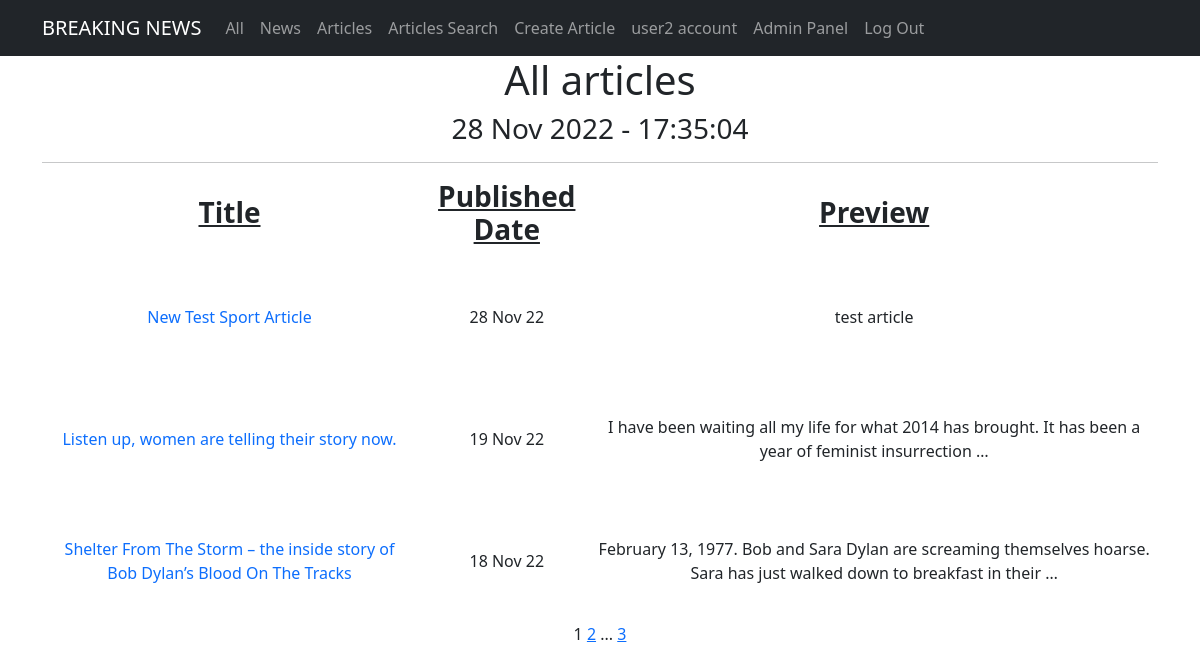
/articles/ (signed in), run on the app's committed database.
### newsportal/models.py (models this page shows, shortened)
class Post(models.Model):
    author = models.ForeignKey(Author, on_delete=models.CASCADE)
    type = models.CharField(max_length=2, choices=TYPES, default=news)
    published_date = models.DateTimeField(auto_now_add=True)
    post_title = models.CharField(max_length=100)
    post_text = models.TextField()
    category = models.ManyToManyField(Category, through="PostCategory")
    post_rating = models.IntegerField(default=0)

### newsportal/views.py (the view)
class ArticlesList(PostsList):
    template_name = 'articles.html'
    def get_queryset(self):
        queryset = super().get_queryset()
        self.filterset = PostFilter(self.request.GET, queryset)
        return self.filterset.qs.filter(type="AR")

### newsportal/templatetags/custom_filters.py (called while the page is built)
@register.filter()
def censor(text):
    if isinstance(text, str):
        wordstocensor = ['fool', 'death', 'suffer']
        text = re.split('(\W+)', text)
        for i, j in enumerate(text):
            for k in wordstocensor:
                if k in j.lower():
                    text[i] = text[i][0] + '*'*(len(text[i]) - 1)
        return ''.join(text)
    else:
        raise Exception("This filter is applicable only to the <class 'str'>")

### newsportal/templatetags/custom_tags.py (called while the page is built)
@register.simple_tag()
def current_time(format_string='%d %b %Y - %H:%M:%S'):
    return datetime.now().astimezone().strftime(format_string)

@register.simple_tag(takes_context=True)
def url_replace(context, **kwargs):
   d = context['request'].GET.copy()
   for k, v in kwargs.items():
       d[k] = v
   return d.urlencode()

### newsportal/views.py (called while the page is built)
    def get_queryset(self):
        queryset = super().get_queryset()
        self.filterset = PostFilter(self.request.GET, queryset)
        return self.filterset.qs

    def get_context_data(self, **kwargs):
        context = super().get_context_data(**kwargs)
        context['filterset'] = self.filterset
        return context

### templates/articles.html (shortened to what this page needs)
<!DOCTYPE html>
{% extends 'posts.html' %}
{% load custom_filters %}
{% load custom_tags %}
{% block content2 %}
<li class="nav-item">
  <a class="nav-link" href="/articles/search/">Articles Search</a>
</li>
<li class="nav-item">
  <a class="nav-link" href="/articles/create/">Create Article</a>
</li>
{% endblock content2 %}
{% block content %}
<h1>All articles</h1>
<h3>{% current_time '%d %b %Y - %H:%M:%S' %}</h3>
<hr>
   {% if posts %}
       <table>
           <tr>
               <td><h3><span style="text-decoration: underline;"><strong>Title</strong></span></h3></td>
               <td><h3><span style="text-decoration: underline;"><strong>Published Date</strong></span></h3></td>
               <td><h3><span style="text-decoration: underline;"><strong>Preview</strong></span></h3></td>
           </tr>
           {% for post in posts %}
           <tr>
               <td><a class="nav-link" href="/articles/{{post.pk}}">{{ post.post_title|censor }}</a></td>
               <td>{{ post.published_date|date:'d M y' }}</td>
               <td>{{ post.post_text|truncatewords:20|censor }}</td>
               <td><p>&nbsp;</p><p>&nbsp;</p><p>&nbsp;</p></td>
           </tr>
           {% endfor %}
       </table>
   {% else %}
       <h2>Nothing here</h2>
   {% endif %}
{% endblock content %}

### templates/flatpages/default.html (shortened to what this page needs)
<!DOCTYPE html>
<html lang="en">
    <head>
        {% load static %}
        <link href="{% static 'css/styles.css' %}" rel="stylesheet" />
    </head>
    <body>
        <nav class="navbar navbar-expand-lg navbar-dark bg-dark static-top">
            <div class="container">
                <a class="navbar-brand" href="#">BREAKING NEWS</a>
                <div class="collapse navbar-collapse" id="navbarResponsive">
                    <ul class="navbar-nav ml-auto">
                        {% block view %}
                        <li class="nav-item active">
                            <a class="nav-link" href="/">All</a>
                        </li>
                        <li class="nav-item">
                            <a class="nav-link" href="/news/">News</a>
                        </li>
                        <li class="nav-item">
                            <a class="nav-link" href="/articles/">Articles</a>
                        </li>
                        {% endblock view %}
                        {% block content2 %}
                        {% endblock content2 %}
                        {% block account %}
                        <li class="nav-item">
                            <a class="nav-link" href="/account/">{{ request.user.username }} account</a>
                        </li>
                        {% endblock account %}
                        <li class="nav-item">
                            <a class="nav-link" href="/admin/">Admin Panel</a>
                        </li>
                        {% block blogout %}
                        <li class="nav-item">
                            <a class="nav-link" href="/sign/logout/">Log Out</a>
                        </li>
                        {% endblock blogout %}
                    </ul>
                </div>
            </div>
        </nav>
        <div class="container">
            <div class="row">
                <div class="col-lg-12 text-center">
                    {% block content %}{% endblock content %}
                    {% block content3 %}
                    {% endblock content3 %}
                </div>
            </div>
        </div>
    </body>
</html>

### data on the page
Post: post_title|censor "New Test Sport Article", published_date "28 Nov 22", post_text|censor "test article"
Post: post_title|censor "Listen up, women are telling their story now.", published_date "19 Nov 22", post_text|censor "I have been waiting all my life for what 2014 has brought. It has been a year of feminist insurrection …"
Post: post_title|censor "Shelter From The Storm – the inside story of Bob Dylan’s Blood On The Tracks", published_date "18 Nov 22", post_text|censor "February 13, 1977. Bob and Sara Dylan are screaming themselves hoarse. Sara has just walked down to breakfast in their …"

### other printed values
{{ request.user.username }} "user2"
{{ page_obj.number }} "1"
{{ page_obj.next_page_number }} "2"
{{ page_obj.paginator.num_pages }} "3"
